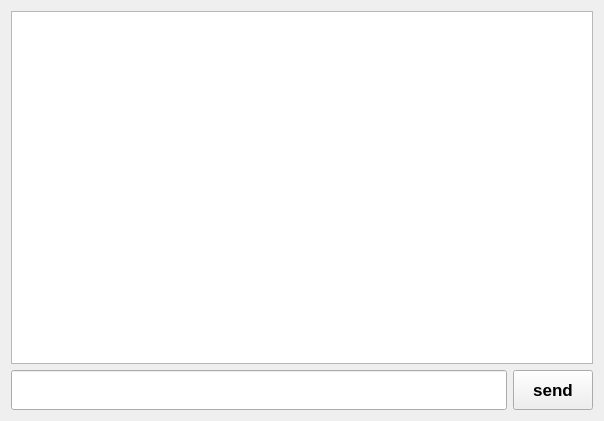
<?xml version="1.0" encoding="UTF-8"?>
<ui version="4.0">
 <class>Demo</class>
 <widget class="QWidget" name="Demo">
  <property name="geometry">
   <rect>
    <x>0</x>
    <y>0</y>
    <width>604</width>
    <height>421</height>
   </rect>
  </property>
  <property name="windowTitle">
   <string>Form</string>
  </property>
  <layout class="QHBoxLayout" name="horizontalLayout_2">
   <item>
    <layout class="QVBoxLayout" name="verticalLayout">
     <item>
      <widget class="QTextBrowser" name="textBrowser"/>
     </item>
     <item>
      <layout class="QHBoxLayout" name="horizontalLayout">
       <item>
        <widget class="QLineEdit" name="lineEdit">
         <property name="minimumSize">
          <size>
           <width>0</width>
           <height>40</height>
          </size>
         </property>
        </widget>
       </item>
       <item>
        <widget class="QPushButton" name="sendbtn">
         <property name="minimumSize">
          <size>
           <width>0</width>
           <height>40</height>
          </size>
         </property>
         <property name="font">
          <font>
           <pointsize>13</pointsize>
           <weight>75</weight>
           <bold>true</bold>
          </font>
         </property>
         <property name="text">
          <string>send</string>
         </property>
        </widget>
       </item>
      </layout>
     </item>
    </layout>
   </item>
  </layout>
 </widget>
 <resources/>
 <connections/>
</ui>
